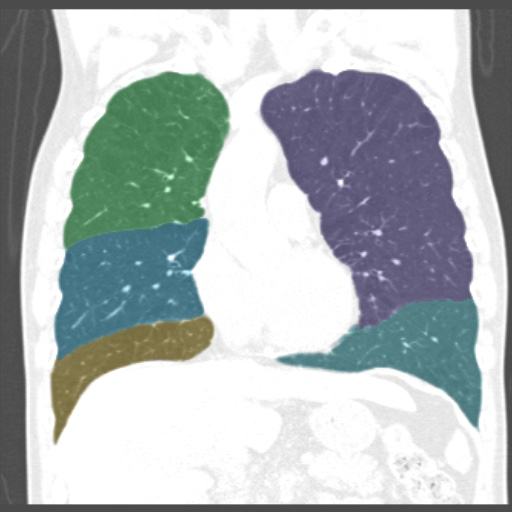
#> input picture images/original/10157947/inspiration/IM-0001-0150.jpg, 512 x 512 px, found by its file name
$ python slides.py
#> lines starting #> are read from the running program, lines starting #| are printed output that depends on the picture; after the words box and inside, x2 and y2 are one past the last pixel; in counts of white or black regions, pixels touching at a corner belong together
### src/utils/image_utils.py
from pathlib import Path
import cv2
from typing import Tuple
import imageio
import numpy as np
import typing
from nptyping import NDArray
from os import listdir
from os.path import isfile, join
from pydicom import FileDataset
import settings


def get_grayscale_image(image_filename: str) -> np.ndarray:
    image = cv2.imread(image_filename)
    return cv2.cvtColor(image, cv2.COLOR_BGR2GRAY)


# [7 lines left out: function print_image_info, not called in this run]


def get_color_upper_lower_boundaries(
        position: str
) -> Tuple[NDArray[(3,), np.uint8], NDArray[(3,), np.uint8]]:
    if position is 'left':
        return settings.left_lung_lower_boundary, settings.left_lung_upper_boundary
    if position is 'right':
        return settings.right_lung_lower_boundary, settings.right_lung_upper_boundary

    raise ValueError('The value of the string needs to be left or right')


# [75 lines left out: functions convert_part_of_image_to_black, merge_left_right_images, jpg2gif, get_z_value, is_margin_row, get_non_margin_row_index, not called in this run]

### src/test/slides.py
import cv2

import settings
from src.utils.image_utils import get_color_upper_lower_boundaries

image_path = "/Users/ethan/test/CBDFE/ct-based-diaphragm-function-evaluation/images/original/10157947/inspiration/IM-0001-0150.jpg"
color_image = cv2.imread(image_path)
#> color_image is the input picture: shape (512, 512, 3); mean B, G, R 184.4, 183.4, 175.7

# cv2.imshow('RGB', color_image)
color_image = cv2.cvtColor(color_image, cv2.COLOR_BGR2HSV)
#> color_image: shape (512, 512, 3); mean H, S, V 35.7, 29.2, 188.9
lower_boundary, upper_boundary = get_color_upper_lower_boundaries('right')

mask = cv2.inRange(color_image, lower_boundary, upper_boundary)
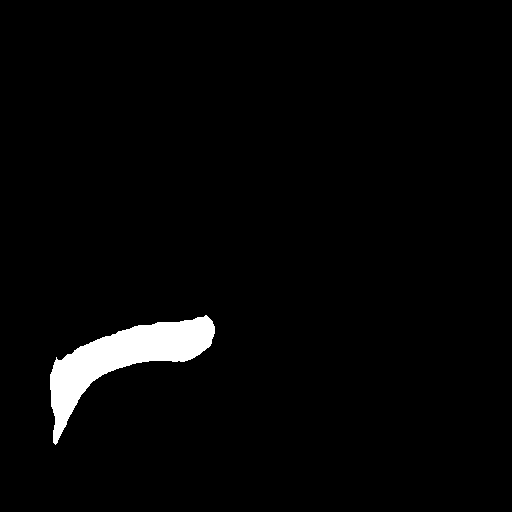
#> mask: shape (512, 512); 2.7% white; 1 white region, box (x1, y1, x2, y2) and area: (50, 315, 215, 445) 7014
kernel = cv2.getStructuringElement(cv2.MORPH_RECT, (5, 5))
opening = cv2.morphologyEx(mask, cv2.MORPH_CLOSE, kernel, iterations=4)
#> opening: shape (512, 512); 2.7% white; 1 white region, box (x1, y1, x2, y2) and area: (50, 315, 215, 445) 7042


cv2.imshow('opening', opening)
cv2.imshow('kernel', kernel)
cv2.imshow('mask', mask)
cv2.waitKey(0)
cv2.destroyAllWindows()

$ run again, with images/original/10157947/inspiration/IM-0001-0218.jpg copied over images/original/10157947/inspiration/IM-0001-0150.jpg
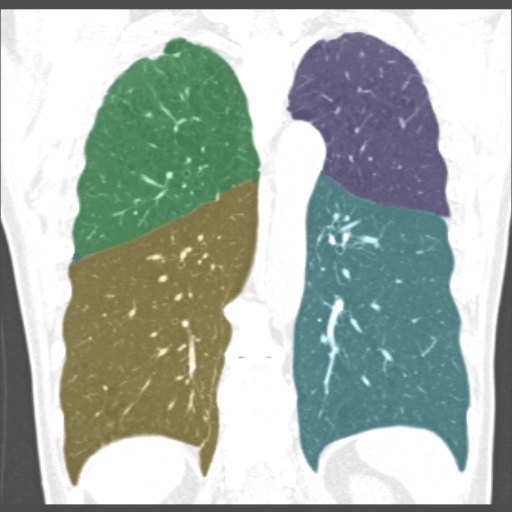
#> input picture images/original/10157947/inspiration/IM-0001-0218.jpg, 512 x 512 px, found by its file name
#> color_image is the input picture: shape (512, 512, 3); mean B, G, R 172, 179.3, 169.3
#> color_image: shape (512, 512, 3); mean H, S, V 38.3, 43.1, 184.1
#> `mask = cv2.inRange(color_image, lower_boundary, upper_boundary)`:
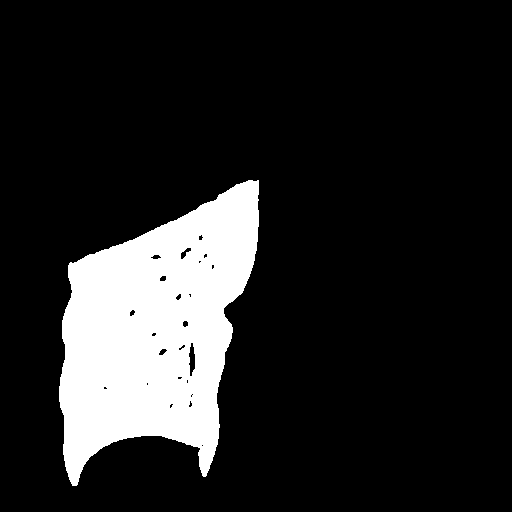
#> mask: shape (512, 512); 14.4% white; 1 white region, box (x1, y1, x2, y2) and area: (59, 180, 259, 486) 37795
#> `opening = cv2.morphologyEx(mask, cv2.MORPH_CLOSE, kernel, iterations=4)`:
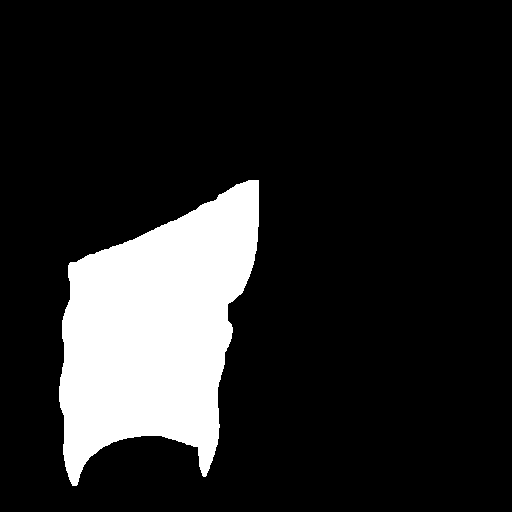
#> opening: shape (512, 512); 14.6% white; 1 white region, box (x1, y1, x2, y2) and area: (59, 180, 259, 486) 38337

$ run again, with images/original/10157947/inspiration/IM-0001-0229.jpg copied over images/original/10157947/inspiration/IM-0001-0150.jpg
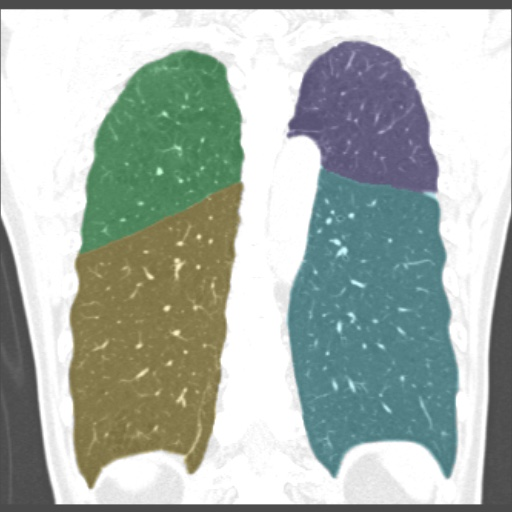
#> input picture images/original/10157947/inspiration/IM-0001-0229.jpg, 512 x 512 px, found by its file name
#> color_image is the input picture: shape (512, 512, 3); mean B, G, R 174.2, 181, 171.4
#> color_image: shape (512, 512, 3); mean H, S, V 35.7, 40.7, 185.2
#> `mask = cv2.inRange(color_image, lower_boundary, upper_boundary)`:
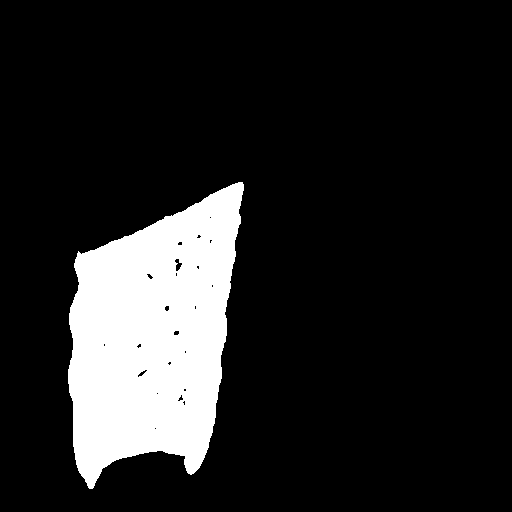
#> mask: shape (512, 512); 13.9% white; 1 white region, box (x1, y1, x2, y2) and area: (68, 182, 244, 489) 36459
#> `opening = cv2.morphologyEx(mask, cv2.MORPH_CLOSE, kernel, iterations=4)`:
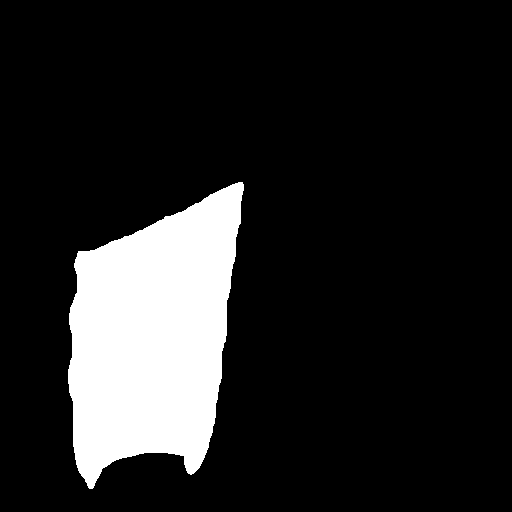
#> opening: shape (512, 512); 14% white; 1 white region, box (x1, y1, x2, y2) and area: (68, 182, 244, 489) 36784
